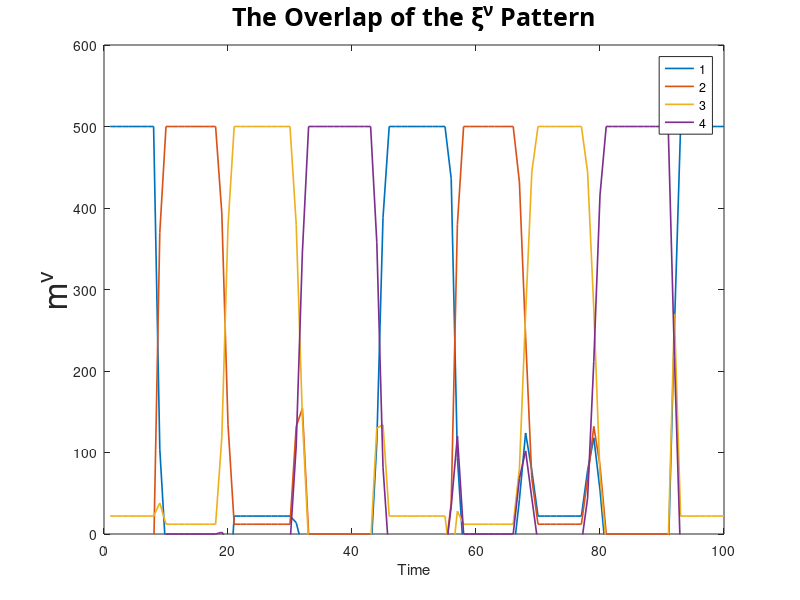

Write the MATLAB code that produced this figure. (Note: this script raises an error after producing the figure.)
%% Parameters of the System Characteristics and Dynamics
N = 500;            % Number of neurons
q = 4;              % Number of asymmetric patterns
delta = 1;          % Difference between q and p
p = q + delta;      % Number of total patterns
duration = 100;     % Simulation time duration
lambda = 1.5;       % Scaling factor for asymmetric synapses
tau = 8;            % Time decay constant

%% Generating Random Patterns of the Neural Network
xi_s = 2 .* ceil(rand(N, delta) - 0.5) - 1;   % Symmetric patterns
xi_as = 2 .* ceil(rand(N, q) - 0.5) - 1;      % Asymmetric patterns
xi = [xi_as xi_s];                            % Combined pattern matrix

%% Synapses Construction
J = xi * xi';                 % Initial synaptic matrix
J1 = (J - diag(diag(J))) / N; % Symmetric synaptic matrix, normalized
J2 = circshift(xi_as, -1, 2) * xi_as'; % Asymmetric synaptic matrix
J2 = (J2 - diag(diag(J2))) * (lambda / N); % Asymmetric matrix, normalized

%% Initialization
S = zeros(N, duration);                        % Initialize state matrix
S(:, 1) = xi_as(:, 1);                         % Initial state
Sbar = 2 .* ceil(rand(N, 1) - 0.5) - 1;        % Averaged initial state
h1 = J1 * xi_as(:, 1);                         % Initial input from symmetric synapses
h2 = J2 * Sbar;                                % Initial input from asymmetric synapses
h = h1 + h2;                                   % Total initial input

%% Simulation Loop
for t = 1:duration
    S(:, t + 1) = sign(h);  % Update state based on total input
    w = tau^-1 * exp(-tau^-1 .* (t - (0:t)));  % Weight function
    Sbar = sum(w .* S(:, 1:t + 1), 2);  % Averaged state over time
    h1 = J1 * S(:, t + 1);   % Update input from symmetric synapses
    h2 = J2 * Sbar;          % Update input from asymmetric synapses
    h = h1 + h2;             % Update total input
end

%% Plotting Results
m = S(:, 1:duration)' * xi_as; % Overlap between state and patterns
plot(m, 'LineWidth', 1.2);
legend(strsplit(num2str(1:p)));
xlabel('Time');
xlim([0 duration]);
ylim([0 6 * N / 5]);
ylabel('m^{\nu}', 'FontSize', 24);
title('The Overlap of the \xi^{\nu} Pattern', 'FontName', 'Impact', 'FontSize', 18);

%% Loading and Processing Images
xi = zeros(50 * 50, 5);
figure_load = figure('Name', 'Counting Numbers', 'NumberTitle', 'off');
% create a path of png files contating digits images
srcFiles = dir('');

for i = 1:length(srcFiles)
    filename = fullfile(srcFiles(i).folder, srcFiles(i).name);
    I = im2double(im2bw(imread(filename)));
    subplot(2, 3, i);
    imagesc(I);
    colormap gray;
    drawnow;
    xi(:, i) = I(:);
end

%% Further Synapse Calculations and Simulation
xi_as = 2 .* xi - 1; % Binarize the matrix
N = size(xi, 1);
Q = (N)^-1 * (xi_as' * xi_as);
p = 8;
lambda = 2.5;
duration = 100;
tau = 8;
xi_s = 2 .* ceil(rand(N, p) - 0.5) - 1;
xi = [xi_as xi_s];
Y2 = inv((N)^-1 * (xi' * xi));
Y = inv(Q);
J1 = (xi * Y2 * xi' - diag(diag(xi * Y2 * xi'))) / N;
J2 = circshift(xi_as, -1, 2) * Y * xi_as';
J2 = (J2 - diag(diag(J2))) * (lambda / N);

S = zeros(N, duration); 
S(:, 1) = xi_as(:, 1); 
Sbar = 2 .* ceil(rand(N, 1) - 0.5) - 1; 
h1 = J1 * xi_as(:, 1); 
h2 = J2 * Sbar; 
h = h1 + h2;

for t = 1:duration
    S(:, t + 1) = sign(h);
    w = tau^-1 * exp(-tau^-1 .* (t - (0:t)));
    Sbar = sum(w .* S(:, 1:t + 1), 2);
    h1 = J1 * S(:, t + 1);
    h2 = J2 * Sbar;
    h = h1 + h2;
end

%% Image Processing and Simulation Visualization
Rimage = zeros(50, 50, duration + 1);
Sbw = floor(S / 2 + 1);

for t = 1:duration
    Rimage(:, :, t) = reshape(Sbw(:, t), 50, 50);
end

Preview = figure('Name', 'Live View', 'NumberTitle', 'off', ...
    'Position', [432 162 708 536]);

vidObj = VideoWriter('simulation3.avi');
vidObj.Quality = 100;
vidObj.FrameRate = 2;
open(vidObj);

for t = 1:duration
    subplot(1, 2, 1);
    barh(Rimage(:, :, t)(:));
    title(['State of the System at t = ', num2str(t)]);
    subplot(1, 2, 2);
    imagesc(Rimage(:, :, t));
    colormap gray;
    drawnow;
    writeVideo(vidObj, getframe(gcf));
end

close(vidObj);
winopen('simulation3.avi');
